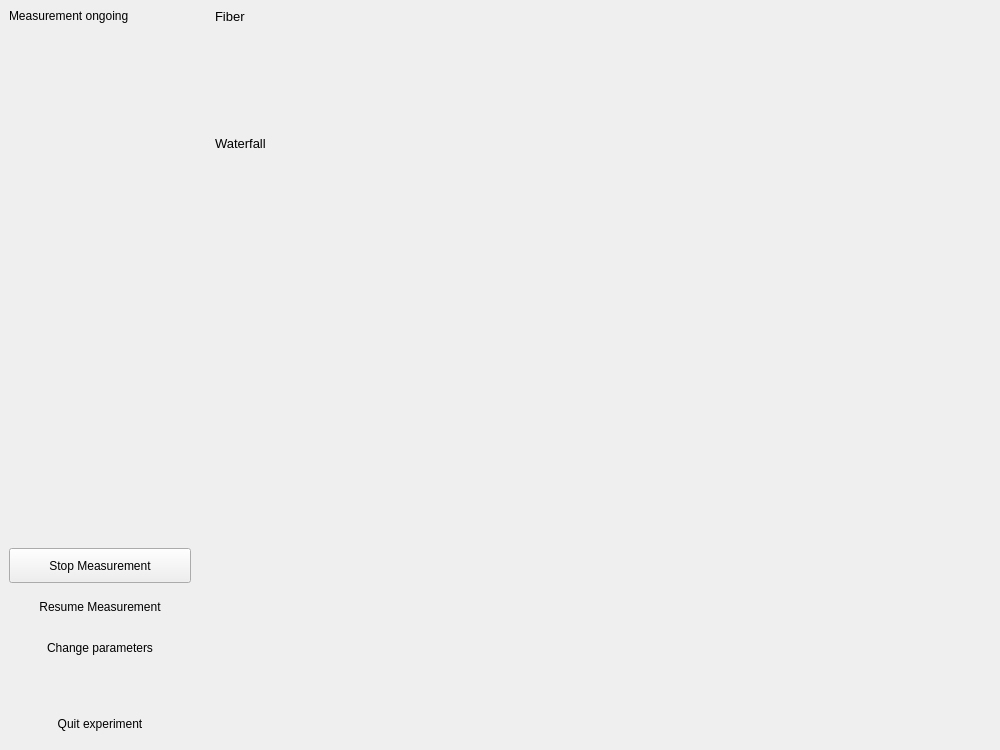
<?xml version="1.0" encoding="UTF-8"?>
<ui version="4.0">
 <class>Form</class>
 <widget class="QWidget" name="Form">
  <property name="geometry">
   <rect>
    <x>0</x>
    <y>0</y>
    <width>1000</width>
    <height>750</height>
   </rect>
  </property>
  <property name="minimumSize">
   <size>
    <width>1000</width>
    <height>750</height>
   </size>
  </property>
  <property name="windowTitle">
   <string>Form</string>
  </property>
  <layout class="QHBoxLayout" name="horizontalLayout" stretch="0,3">
   <property name="leftMargin">
    <number>0</number>
   </property>
   <property name="topMargin">
    <number>0</number>
   </property>
   <property name="rightMargin">
    <number>0</number>
   </property>
   <property name="bottomMargin">
    <number>0</number>
   </property>
   <item>
    <widget class="QFrame" name="frame">
     <property name="minimumSize">
      <size>
       <width>200</width>
       <height>0</height>
      </size>
     </property>
     <layout class="QVBoxLayout" name="verticalLayout_2">
      <item>
       <widget class="QLabel" name="helptext_label">
        <property name="text">
         <string>Measurement ongoing</string>
        </property>
        <property name="alignment">
         <set>Qt::AlignLeading|Qt::AlignLeft|Qt::AlignTop</set>
        </property>
        <property name="wordWrap">
         <bool>true</bool>
        </property>
       </widget>
      </item>
      <item>
       <widget class="QPushButton" name="stop_button">
        <property name="minimumSize">
         <size>
          <width>0</width>
          <height>35</height>
         </size>
        </property>
        <property name="text">
         <string>Stop Measurement</string>
        </property>
       </widget>
      </item>
      <item>
       <widget class="QPushButton" name="resume_button">
        <property name="minimumSize">
         <size>
          <width>0</width>
          <height>35</height>
         </size>
        </property>
        <property name="text">
         <string>Resume Measurement</string>
        </property>
        <property name="flat">
         <bool>true</bool>
        </property>
       </widget>
      </item>
      <item>
       <widget class="QPushButton" name="change_button">
        <property name="minimumSize">
         <size>
          <width>0</width>
          <height>35</height>
         </size>
        </property>
        <property name="text">
         <string>Change parameters</string>
        </property>
        <property name="flat">
         <bool>true</bool>
        </property>
       </widget>
      </item>
      <item>
       <spacer name="verticalSpacer">
        <property name="orientation">
         <enum>Qt::Vertical</enum>
        </property>
        <property name="sizeType">
         <enum>QSizePolicy::Fixed</enum>
        </property>
        <property name="sizeHint" stdset="0">
         <size>
          <width>20</width>
          <height>35</height>
         </size>
        </property>
       </spacer>
      </item>
      <item>
       <widget class="QPushButton" name="quit_button">
        <property name="minimumSize">
         <size>
          <width>0</width>
          <height>35</height>
         </size>
        </property>
        <property name="text">
         <string>Quit experiment</string>
        </property>
        <property name="flat">
         <bool>true</bool>
        </property>
       </widget>
      </item>
     </layout>
    </widget>
   </item>
   <item>
    <widget class="QWidget" name="right_widget" native="true">
     <property name="minimumSize">
      <size>
       <width>0</width>
       <height>0</height>
      </size>
     </property>
     <layout class="QVBoxLayout" name="verticalLayout" stretch="0,0,0,10">
      <item>
       <widget class="QLabel" name="subtitle_fiber">
        <property name="font">
         <font>
          <pointsize>10</pointsize>
         </font>
        </property>
        <property name="frameShape">
         <enum>QFrame::NoFrame</enum>
        </property>
        <property name="text">
         <string>Fiber</string>
        </property>
       </widget>
      </item>
      <item>
       <widget class="QWidget" name="microscope_widget" native="true">
        <property name="minimumSize">
         <size>
          <width>0</width>
          <height>100</height>
         </size>
        </property>
        <property name="maximumSize">
         <size>
          <width>16777215</width>
          <height>100</height>
         </size>
        </property>
        <layout class="QVBoxLayout" name="verticalLayout_3">
         <property name="leftMargin">
          <number>0</number>
         </property>
         <property name="topMargin">
          <number>0</number>
         </property>
         <property name="rightMargin">
          <number>0</number>
         </property>
        </layout>
       </widget>
      </item>
      <item>
       <widget class="QLabel" name="subtitle_waterfall">
        <property name="font">
         <font>
          <pointsize>10</pointsize>
         </font>
        </property>
        <property name="frameShape">
         <enum>QFrame::NoFrame</enum>
        </property>
        <property name="text">
         <string>Waterfall</string>
        </property>
       </widget>
      </item>
      <item>
       <widget class="QWidget" name="waterfall_widget" native="true">
        <layout class="QVBoxLayout" name="verticalLayout_4"/>
       </widget>
      </item>
     </layout>
    </widget>
   </item>
  </layout>
 </widget>
 <resources/>
 <connections/>
</ui>
